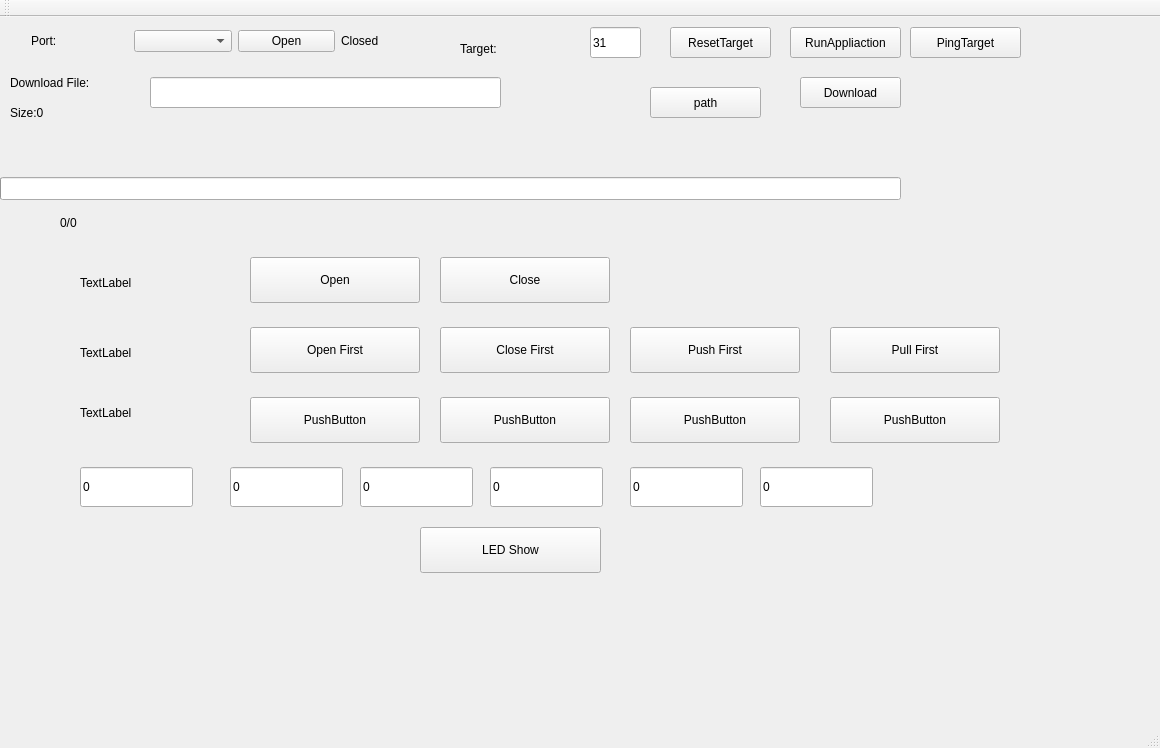
<?xml version="1.0" encoding="UTF-8"?>
<ui version="4.0">
 <class>MainWindow</class>
 <widget class="QMainWindow" name="MainWindow">
  <property name="geometry">
   <rect>
    <x>0</x>
    <y>0</y>
    <width>1160</width>
    <height>748</height>
   </rect>
  </property>
  <property name="windowTitle">
   <string>MainWindow</string>
  </property>
  <widget class="QWidget" name="centralWidget">
   <widget class="QWidget" name="gridLayoutWidget">
    <property name="geometry">
     <rect>
      <x>20</x>
      <y>0</y>
      <width>429</width>
      <height>48</height>
     </rect>
    </property>
    <layout class="QGridLayout" name="gridLayout" rowstretch="0">
     <item row="0" column="1">
      <widget class="QComboBox" name="comboBox_Port"/>
     </item>
     <item row="0" column="2">
      <widget class="QPushButton" name="btn_Open">
       <property name="text">
        <string>Open</string>
       </property>
      </widget>
     </item>
     <item row="0" column="0">
      <widget class="QLabel" name="label">
       <property name="text">
        <string>Port:</string>
       </property>
      </widget>
     </item>
     <item row="0" column="3">
      <widget class="QLabel" name="lab_open_state">
       <property name="text">
        <string>Closed</string>
       </property>
      </widget>
     </item>
    </layout>
   </widget>
   <widget class="QLineEdit" name="edit_file">
    <property name="geometry">
     <rect>
      <x>150</x>
      <y>60</y>
      <width>351</width>
      <height>31</height>
     </rect>
    </property>
   </widget>
   <widget class="QLabel" name="label_2">
    <property name="geometry">
     <rect>
      <x>10</x>
      <y>50</y>
      <width>91</width>
      <height>31</height>
     </rect>
    </property>
    <property name="text">
     <string>Download File:</string>
    </property>
   </widget>
   <widget class="QPushButton" name="btn_File">
    <property name="geometry">
     <rect>
      <x>650</x>
      <y>70</y>
      <width>111</width>
      <height>31</height>
     </rect>
    </property>
    <property name="text">
     <string>path</string>
    </property>
   </widget>
   <widget class="QPushButton" name="btn_Download">
    <property name="geometry">
     <rect>
      <x>800</x>
      <y>60</y>
      <width>101</width>
      <height>31</height>
     </rect>
    </property>
    <property name="text">
     <string>Download</string>
    </property>
   </widget>
   <widget class="QLabel" name="lab_downloadFileInfo">
    <property name="geometry">
     <rect>
      <x>10</x>
      <y>80</y>
      <width>101</width>
      <height>31</height>
     </rect>
    </property>
    <property name="text">
     <string>Size:0</string>
    </property>
   </widget>
   <widget class="QLineEdit" name="edit_target">
    <property name="geometry">
     <rect>
      <x>590</x>
      <y>10</y>
      <width>51</width>
      <height>31</height>
     </rect>
    </property>
    <property name="text">
     <string>31</string>
    </property>
   </widget>
   <widget class="QLabel" name="label_3">
    <property name="geometry">
     <rect>
      <x>460</x>
      <y>21</y>
      <width>121</width>
      <height>21</height>
     </rect>
    </property>
    <property name="text">
     <string>Target:</string>
    </property>
   </widget>
   <widget class="QProgressBar" name="progressBar">
    <property name="geometry">
     <rect>
      <x>0</x>
      <y>160</y>
      <width>901</width>
      <height>23</height>
     </rect>
    </property>
    <property name="value">
     <number>0</number>
    </property>
    <property name="textVisible">
     <bool>false</bool>
    </property>
   </widget>
   <widget class="QPushButton" name="pushButton">
    <property name="geometry">
     <rect>
      <x>670</x>
      <y>10</y>
      <width>101</width>
      <height>31</height>
     </rect>
    </property>
    <property name="text">
     <string>ResetTarget</string>
    </property>
   </widget>
   <widget class="QPushButton" name="pushButton_2">
    <property name="geometry">
     <rect>
      <x>790</x>
      <y>10</y>
      <width>111</width>
      <height>31</height>
     </rect>
    </property>
    <property name="text">
     <string>RunAppliaction</string>
    </property>
   </widget>
   <widget class="QPushButton" name="pushButton_3">
    <property name="geometry">
     <rect>
      <x>910</x>
      <y>10</y>
      <width>111</width>
      <height>31</height>
     </rect>
    </property>
    <property name="text">
     <string>PingTarget</string>
    </property>
   </widget>
   <widget class="QLabel" name="lab_percent">
    <property name="geometry">
     <rect>
      <x>60</x>
      <y>190</y>
      <width>661</width>
      <height>32</height>
     </rect>
    </property>
    <property name="text">
     <string>0/0</string>
    </property>
   </widget>
   <widget class="QPushButton" name="btn_Open_2">
    <property name="geometry">
     <rect>
      <x>250</x>
      <y>240</y>
      <width>170</width>
      <height>46</height>
     </rect>
    </property>
    <property name="text">
     <string>Open</string>
    </property>
   </widget>
   <widget class="QPushButton" name="btn_Close">
    <property name="geometry">
     <rect>
      <x>440</x>
      <y>240</y>
      <width>170</width>
      <height>46</height>
     </rect>
    </property>
    <property name="text">
     <string>Close</string>
    </property>
   </widget>
   <widget class="QPushButton" name="btn_first_open">
    <property name="geometry">
     <rect>
      <x>250</x>
      <y>310</y>
      <width>170</width>
      <height>46</height>
     </rect>
    </property>
    <property name="text">
     <string>Open First</string>
    </property>
   </widget>
   <widget class="QPushButton" name="btn_first_close">
    <property name="geometry">
     <rect>
      <x>440</x>
      <y>310</y>
      <width>170</width>
      <height>46</height>
     </rect>
    </property>
    <property name="text">
     <string>Close First</string>
    </property>
   </widget>
   <widget class="QPushButton" name="btn_second_open">
    <property name="geometry">
     <rect>
      <x>250</x>
      <y>380</y>
      <width>170</width>
      <height>46</height>
     </rect>
    </property>
    <property name="text">
     <string>PushButton</string>
    </property>
   </widget>
   <widget class="QPushButton" name="btn_second_close">
    <property name="geometry">
     <rect>
      <x>440</x>
      <y>380</y>
      <width>170</width>
      <height>46</height>
     </rect>
    </property>
    <property name="text">
     <string>PushButton</string>
    </property>
   </widget>
   <widget class="QPushButton" name="btn_push_first">
    <property name="geometry">
     <rect>
      <x>630</x>
      <y>310</y>
      <width>170</width>
      <height>46</height>
     </rect>
    </property>
    <property name="text">
     <string>Push First</string>
    </property>
   </widget>
   <widget class="QPushButton" name="btn_second_push">
    <property name="geometry">
     <rect>
      <x>630</x>
      <y>380</y>
      <width>170</width>
      <height>46</height>
     </rect>
    </property>
    <property name="text">
     <string>PushButton</string>
    </property>
   </widget>
   <widget class="QPushButton" name="btn_pull_first">
    <property name="geometry">
     <rect>
      <x>830</x>
      <y>310</y>
      <width>170</width>
      <height>46</height>
     </rect>
    </property>
    <property name="text">
     <string>Pull First</string>
    </property>
   </widget>
   <widget class="QPushButton" name="btn_second_pull">
    <property name="geometry">
     <rect>
      <x>830</x>
      <y>380</y>
      <width>170</width>
      <height>46</height>
     </rect>
    </property>
    <property name="text">
     <string>PushButton</string>
    </property>
   </widget>
   <widget class="QLabel" name="lab_door">
    <property name="geometry">
     <rect>
      <x>80</x>
      <y>250</y>
      <width>129</width>
      <height>32</height>
     </rect>
    </property>
    <property name="text">
     <string>TextLabel</string>
    </property>
   </widget>
   <widget class="QLabel" name="lab_cabinet1">
    <property name="geometry">
     <rect>
      <x>80</x>
      <y>320</y>
      <width>129</width>
      <height>32</height>
     </rect>
    </property>
    <property name="text">
     <string>TextLabel</string>
    </property>
   </widget>
   <widget class="QLabel" name="lab_cabinet2">
    <property name="geometry">
     <rect>
      <x>80</x>
      <y>380</y>
      <width>129</width>
      <height>32</height>
     </rect>
    </property>
    <property name="text">
     <string>TextLabel</string>
    </property>
   </widget>
   <widget class="QLineEdit" name="lineEdit_3">
    <property name="geometry">
     <rect>
      <x>360</x>
      <y>450</y>
      <width>113</width>
      <height>40</height>
     </rect>
    </property>
    <property name="text">
     <string>0</string>
    </property>
   </widget>
   <widget class="QLineEdit" name="lineEdit_4">
    <property name="geometry">
     <rect>
      <x>490</x>
      <y>450</y>
      <width>113</width>
      <height>40</height>
     </rect>
    </property>
    <property name="text">
     <string>0</string>
    </property>
   </widget>
   <widget class="QLineEdit" name="lineEdit_5">
    <property name="geometry">
     <rect>
      <x>630</x>
      <y>450</y>
      <width>113</width>
      <height>40</height>
     </rect>
    </property>
    <property name="text">
     <string>0</string>
    </property>
   </widget>
   <widget class="QLineEdit" name="lineEdit_6">
    <property name="geometry">
     <rect>
      <x>760</x>
      <y>450</y>
      <width>113</width>
      <height>40</height>
     </rect>
    </property>
    <property name="text">
     <string>0</string>
    </property>
   </widget>
   <widget class="QLineEdit" name="lineEdit_1">
    <property name="geometry">
     <rect>
      <x>80</x>
      <y>450</y>
      <width>113</width>
      <height>40</height>
     </rect>
    </property>
    <property name="text">
     <string>0</string>
    </property>
   </widget>
   <widget class="QLineEdit" name="lineEdit_2">
    <property name="geometry">
     <rect>
      <x>230</x>
      <y>450</y>
      <width>113</width>
      <height>40</height>
     </rect>
    </property>
    <property name="text">
     <string>0</string>
    </property>
   </widget>
   <widget class="QPushButton" name="btn_LED">
    <property name="geometry">
     <rect>
      <x>420</x>
      <y>510</y>
      <width>181</width>
      <height>46</height>
     </rect>
    </property>
    <property name="text">
     <string>LED Show</string>
    </property>
   </widget>
  </widget>
  <widget class="QMenuBar" name="menuBar">
   <property name="geometry">
    <rect>
     <x>0</x>
     <y>0</y>
     <width>1160</width>
     <height>37</height>
    </rect>
   </property>
  </widget>
  <widget class="QToolBar" name="mainToolBar">
   <attribute name="toolBarArea">
    <enum>TopToolBarArea</enum>
   </attribute>
   <attribute name="toolBarBreak">
    <bool>false</bool>
   </attribute>
  </widget>
  <widget class="QStatusBar" name="statusBar"/>
 </widget>
 <layoutdefault spacing="6" margin="11"/>
 <resources/>
 <connections/>
</ui>
